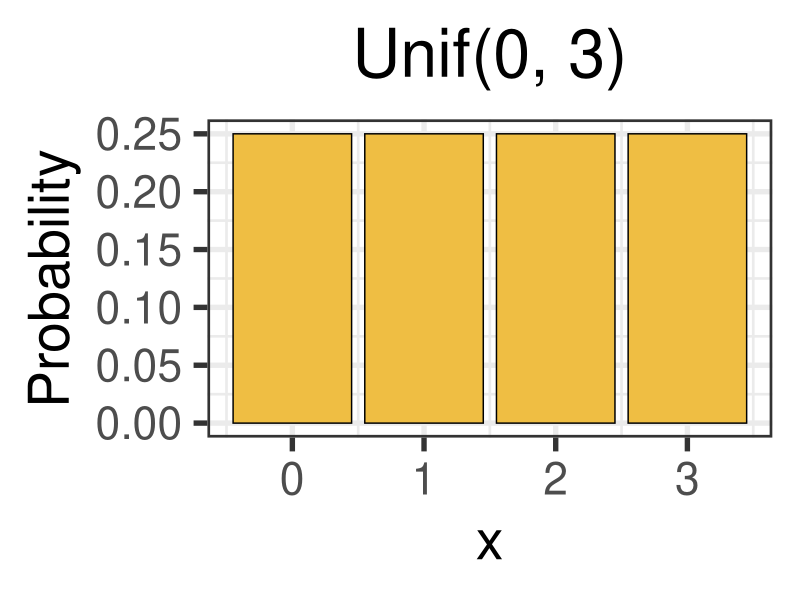
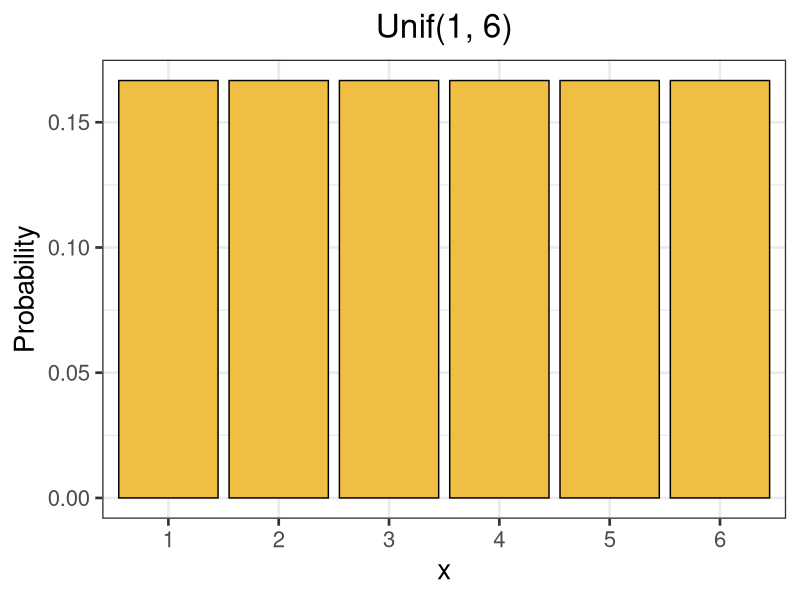
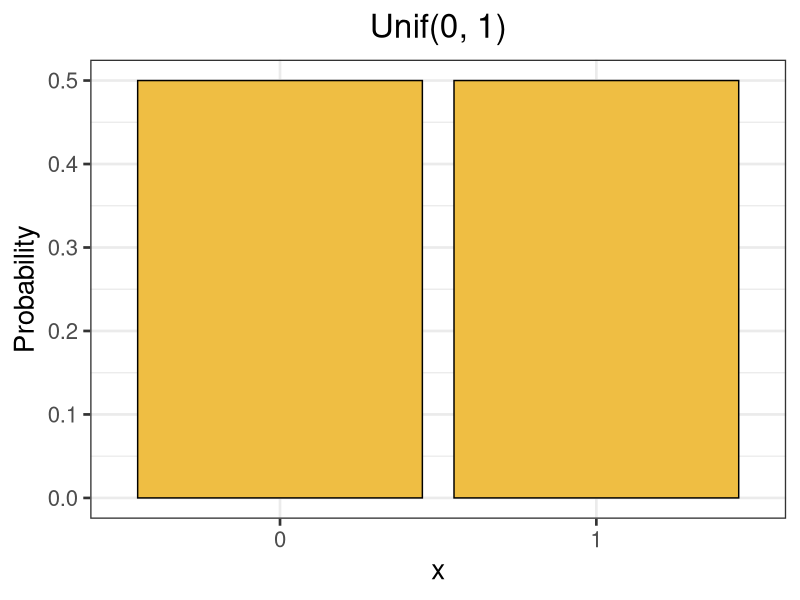
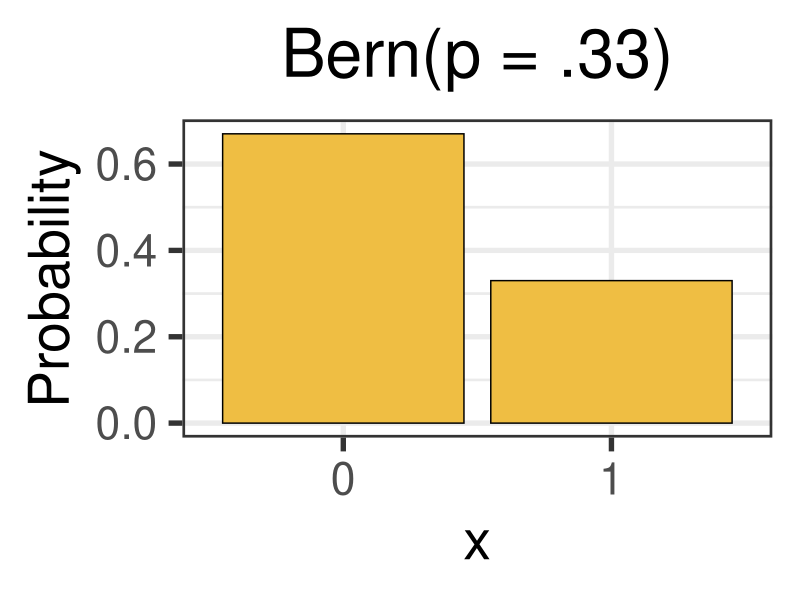
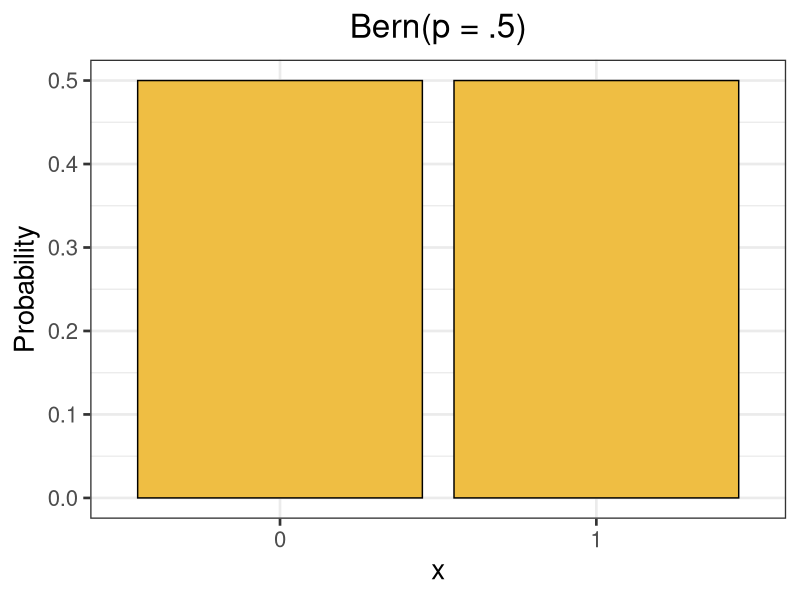
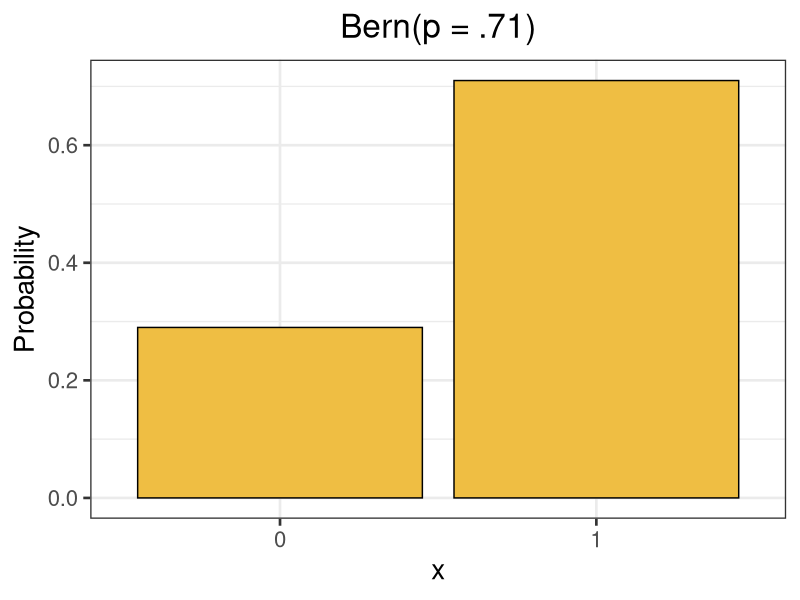
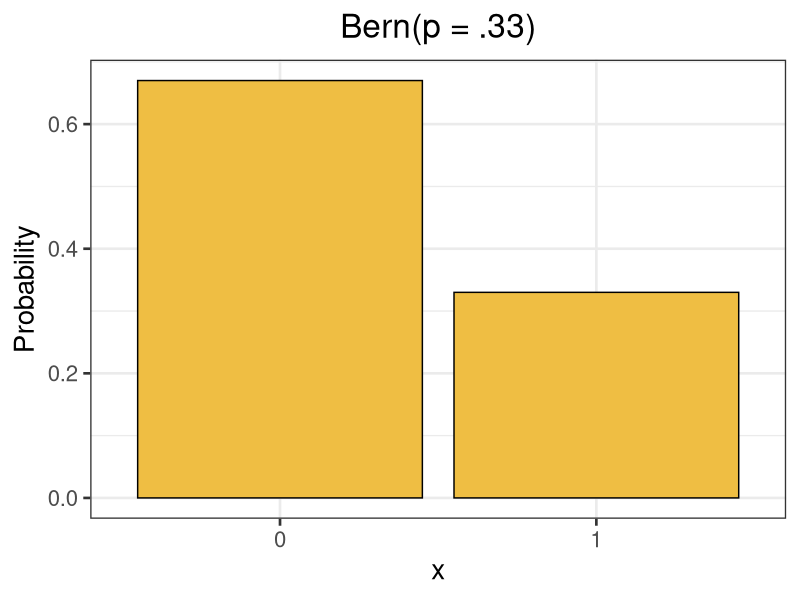

The R source for these figures, in order:
## ---- chunk 1
library(kableExtra)
library(tidyverse)
Horses <- c("We The People", "Skippylongstocking", "Nest",
            "Rich Strike", "Creative Minister", "Mo Donegal",
            "Golden Glider", "Barber Road")

Post_Position <- 1:8

Odds <- c(1/3, 1/21, 1/9, 1/4.5, 1/7, 1/3.5, 1/21,1/11)

Normalized_Odds <- Odds/sum(Odds)

df <- tibble(Horses, `Post Position` = Post_Position, 
             `Normalized Odds` = Normalized_Odds)

df %>%
  kbl(align = "c") %>%
  kable_styling()

## ---- chunk 2
df <- tibble(x = c("a", "a + 1", "...", "b - 1", "b"),
             `P(X = x)` = c("1/n", "1/n", "...", "1/n", "1/n"))
df %>%
  kbl(align = "c") %>%
  kable_styling()
## ---- chunk 3
#| fig.height: 7
df <- tibble(x = 0:3,
             Probability = c(.25, .25, .25, .25))
df %>%
  ggplot(aes(x = x,
             y = Probability,)) +
  geom_col(fill = "#EFBE43", color = "black") +
  labs(title = "Unif(0, 3)") +
  theme_bw(base_size = 40) +
  theme(plot.title = element_text(hjust = 0.5))
## ---- chunk 4
#| fig.height: 5
#| fig.width: 5
#| fig.align: center
df <- tibble(x = factor(1:6),
             Probability = rep(1/6, 6))
df %>%
  ggplot(aes(x = x,
             y = Probability,)) +
  geom_col(fill = "#EFBE43", color = "black") +
  labs(title = "Unif(1, 6)") +
  theme_bw(base_size = 20) +
  theme(plot.title = element_text(hjust = 0.5))
## ---- chunk 5
#| fig.height: 5
#| fig.width: 5
#| fig.align: center
df <- tibble(x = factor(0:1),
             Probability = c(.5, .5))
df %>%
  ggplot(aes(x = x,
             y = Probability,)) +
  geom_col(fill = "#EFBE43", color = "black") +
  labs(title = "Unif(0, 1)") +
  theme_bw(base_size = 20) +
  theme(plot.title = element_text(hjust = 0.5))
## ---- chunk 6
df <- tibble(x = c("1", "0"),
             `P(X = x)` = c("p", "1 - p"))
df %>%
  kbl(align = "c") %>%
  kable_styling()
## ---- chunk 7
#| fig.height: 8
df <- tibble(x = c("1", "0"),
             Probability = c(.33, .67))
df %>%
  ggplot(aes(x = x,
             y = Probability,)) +
  geom_col(fill = "#EFBE43", color = "black") +
  labs(title = "Bern(p = .33)") +
  theme_bw(base_size = 40) +
  theme(plot.title = element_text(hjust = 0.5))
## ---- chunk 8
#| fig.height: 5
#| fig.width: 5
#| fig.align: center
df <- tibble(x = c("1", "0"),
             Probability = c(.5, .5))
df %>%
  ggplot(aes(x = x,
             y = Probability,)) +
  geom_col(fill = "#EFBE43", color = "black") +
  labs(title = "Bern(p = .5)") +
  theme_bw(base_size = 20) +
  theme(plot.title = element_text(hjust = 0.5))
## ---- chunk 9
#| fig.height: 5
#| fig.width: 5
#| fig.align: center
df <- tibble(x = c("1", "0"),
             Probability = c(.71, .29))
df %>%
  ggplot(aes(x = x,
             y = Probability,)) +
  geom_col(fill = "#EFBE43", color = "black") +
  labs(title = "Bern(p = .71)") +
  theme_bw(base_size = 20) +
  theme(plot.title = element_text(hjust = 0.5))
## ---- chunk 10
#| fig.height: 5
#| fig.width: 5
#| fig.align: center
df <- tibble(x = c("1", "0"),
             Probability = c(.33, .67))
df %>%
  ggplot(aes(x = x,
             y = Probability,)) +
  geom_col(fill = "#EFBE43", color = "black") +
  labs(title = "Bern(p = .33)") +
  theme_bw(base_size = 20) +
  theme(plot.title = element_text(hjust = 0.5))
